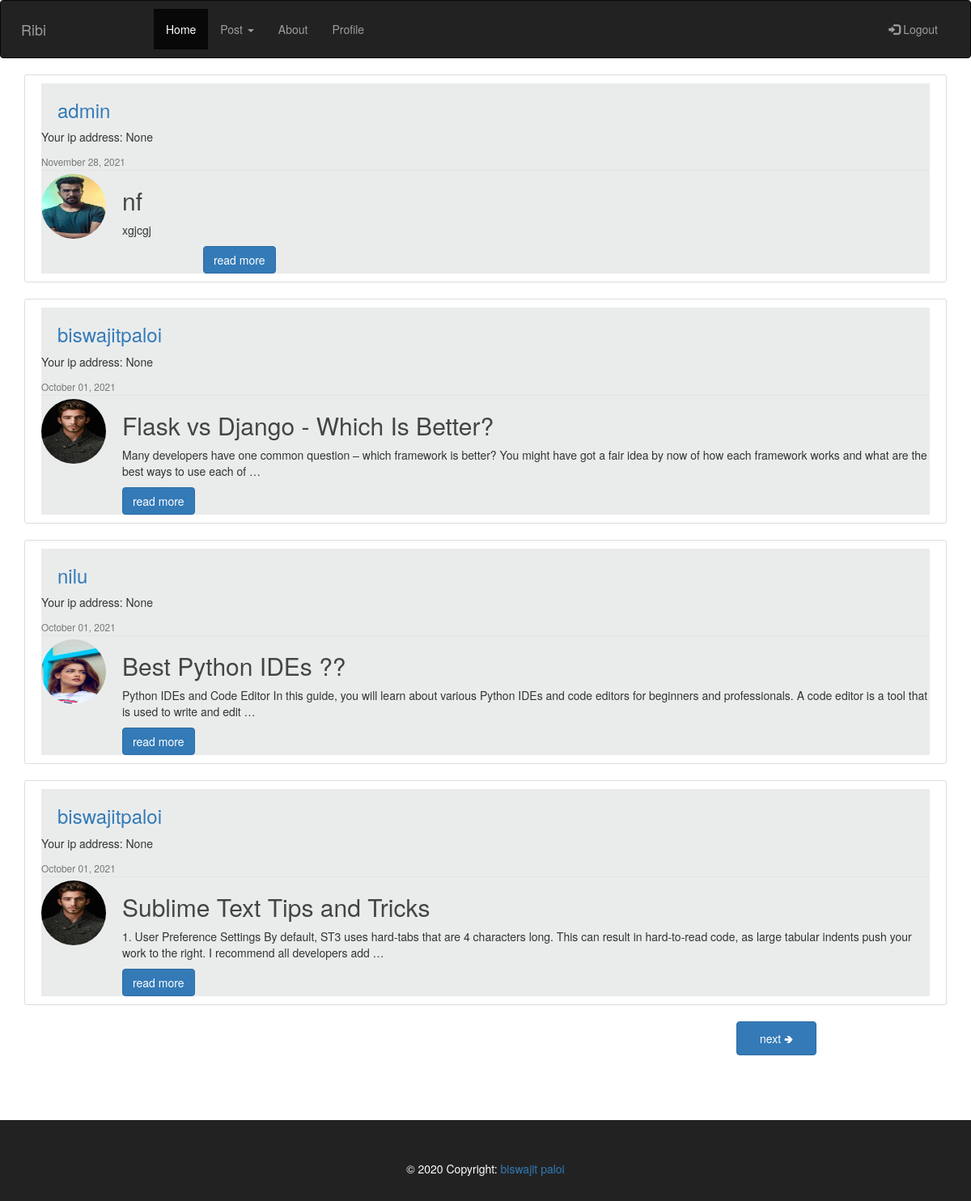
The app's page / (signed in) with its own data.
### blog/models.py (models this page shows, shortened)
class Post(models.Model):
    title = models.CharField(max_length=100,help_text="enter within 100 charecter")
    content = models.TextField()
    date_posted = models.DateTimeField(default=timezone.now)
    author = models.ForeignKey(User, on_delete=models.CASCADE)

### users/models.py (models this page shows, shortened)
class Profile(models.Model):
    MALE = 'M'
    FEMALE = 'F'
    Gender = [
        (MALE, 'Male'),
        (FEMALE, 'Female'),
    ]
    user = models.OneToOneField(User, on_delete=models.CASCADE)
    gender = models.CharField(max_length=6, choices=Gender, default='')
    image = models.ImageField(default='default_male.jpg', upload_to = 'profile_pics')

### blog/views.py (the view)
# urls.py: path('', PostListView.as_view(), name='home'),
class PostListView(ListView):
    model = Post
    template_name = 'blog/home.html'  # <app>/<model>_<viewtype>.html
    context_object_name = 'posts'
    paginate_by = 4
    paginate_orphans = 1
    ordering = ['-date_posted']
    def get_context_data(self, *args, **kwargs):
        try:
            context = super(PostListView, self).get_context_data(
                *args, **kwargs)
            context['ip'] = self.request.session.get('ip', 0)
            return context
        except Http404:
            self.kwargs['page'] = 1
            return super(PostListView, self).get_context_data(*args, **kwargs)

### blog/templates/blog/home.html (shortened to what this page needs)
{% extends "blog/base.html" %}
{% block content %}
    {% for post in posts %}
    <article class="media content-section">
    <div style="background-color: rgb(234, 236, 236);" class="media-body fa-border ">
      <div class="article-metadata">
        <h3 ><a style="padding:20px;"  href="{% url 'profile' %}">{{ post.author }}</a></h3>
        <p>Your ip address: {{ip}}</p>
        <small  class="text-muted">{{ post.date_posted|date:"F d, Y" }}</small>
      </div>
        <img style="height: 80px; width: 80px; float: left;" class=" img-circle account-img " src="{{ post.author.profile.image.url }}">
      <h2><a class="article-title" href="{% url 'post-detail' post.id %}">{{ post.title }}</a></h2>
      <p style="padding-left: 100px;" class="article-content ">{{ post.content|truncatewords:"35"|linebreaks }}</p>
      <a style="margin-left: 100px;" class=" btn btn-primary"  href="{% url 'post-detail' post.id %}">read more</a>
    </div>
  </article>
    {% endfor %}
      {%if is_paginated %}
         {%if page_obj.has_next %}
         {% if page_obj.num_pages == 1 %}
             <a style="margin-left: 930px; padding: 10px 28px;" class=" btn btn-primary" href="?page={{page_obj.next_page_number}}">next 🢂</a>
          {% else %}
            <a style="margin-left: 880px; padding: 10px 28px;" class=" btn btn-primary" href="?page={{page_obj.next_page_number}}">next 🢂</a>
           {% endif %}
         {% endif %}
       {% endif %}
{% endblock content %}

### blog/static/blog/style.css (style rules this page uses)
h1, h2, h3, h4, h5, h6 { color: #444444; }
.content-section { background: #ffffff; padding: 10px 20px; border: 1px solid #dddddd; border-radius: 3px; margin-bottom: 20px; }
.article-title { color: #444444; }
.article-content { white-space: pre-line; }
.article-metadata { padding-bottom: 1px; margin-bottom: 4px; border-bottom: 1px solid #e3e3e3 }
.account-img { height: 125px; width: 125px; margin-right: 20px; margin-bottom: 16px; }

### records on screen
Post: author "admin", ip "None", date_posted "November 28, 2021", author.profile.image (picture), title "nf", content "xgjcgj"
Post: author "biswajitpaloi", ip "None", date_posted "October 01, 2021", author.profile.image (picture), title "Flask vs Django - Which Is Better?", content "Many developers have one common question – which framework is better? You might have got a fair idea by now of how each framework works and what are the best ways to use each of …"
Post: author "nilu", ip "None", date_posted "October 01, 2021", author.profile.image (picture), title "Best Python IDEs ??", content "Python IDEs and Code Editor In this guide, you will learn about various Python IDEs and code editors for beginners and professionals. A code editor is a tool that is used to write and edit …"
Post: author "biswajitpaloi", ip "None", date_posted "October 01, 2021", author.profile.image (picture), title "Sublime Text Tips and Tricks", content "1. User Preference Settings By default, ST3 uses hard-tabs that are 4 characters long. This can result in hard-to-read code, as large tabular indents push your work to the right. I recommend all developers add …"
